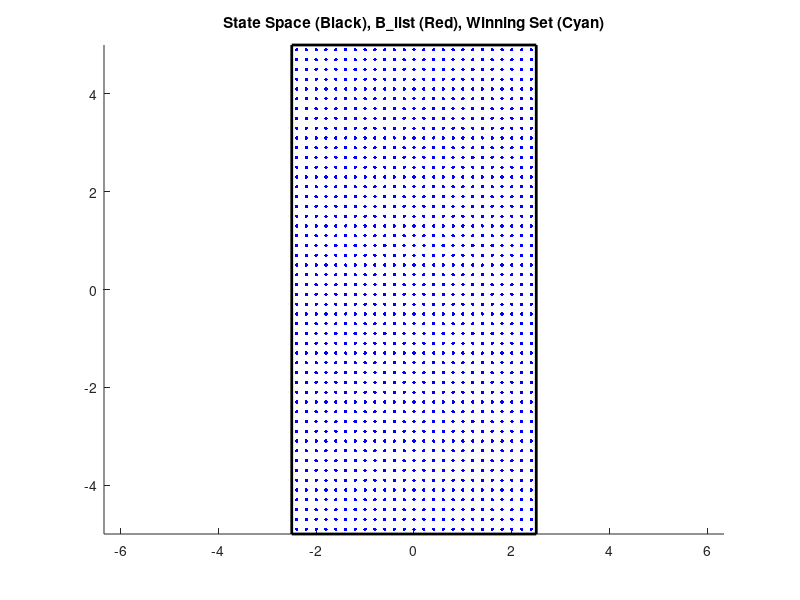

MATLAB code for this plot: (Note: this script raises an error after producing the figure.)
% Simulation of the hopping robot
%% run test.m first.
close all; clear all; clc;

load ts

%% Visualization and get initial condition from mouse

figure(1);
title('State Space (Black), B\_list (Red), Winning Set (Cyan)')
% Visualization of state space
bnd = M_X.bnd;
u = M_X.gridsize;
discr_bnd = M_X.discr_bnd;
[U,V] = meshgrid(bnd(1,:),bnd(2,:));
f=[1,2,4,3];
v = [U(:),V(:)];
patch('Faces',f,'Vertices',v,...
    'EdgeColor','black','FaceColor','none','LineWidth',2)

hold on;
x = linspace(discr_bnd(1,1),discr_bnd(1,2),discr_bnd(1,3));
y = linspace(discr_bnd(2,1),discr_bnd(2,2),discr_bnd(2,3));
[X,Y] = meshgrid(x,y);
plot(X,Y,'.b','markersize',8);
axis equal;
% Visualization of the target set
[x1,x2] = get_coord(B_list,M_X);
plot(x1,x2,'.r','markersize',12);    % nodes included

[U,V] = meshgrid([bnd_B(1,:)],[bnd_B(2,:)]);
f=[1,2,4,3];
v = [U(:),V(:)];
% norm ball
patch('Faces',f,'Vertices',v,...
    'EdgeColor','red','FaceColor','none','LineWidth',2);

% Visualization of winning set
[x1,x2] = get_coord(W,M_X);
plot(x1,x2,'.c','markersize',12);    % nodes included

[U,V] = meshgrid([bnd_B(1,:)],[bnd_B(2,:)]);
f=[1,2,4,3];
v = [U(:),V(:)];

%% Initialization
% initial state 
disp('Please select the initial point on the plot:')
[x,y]=ginput(1);
% x=-1.4;
% y=-4.5;
x0 = [x;y];
idx_x0 = mapping(x0,M_X,eta/2);
if(~ismember(idx_x0,W))
    error('x0 is beyond winning set.');
end
% x0 = W(1);

[x1,x2] =get_coord(idx_x0,M_X)
plot(x1,x2,'xb','markersize',10)

idx_x = idx_x0;
[x1,x2] = get_coord(idx_x,M_X);
xt = [x0];

idx_u = 0;
X_list = [];
U_list = [];
t_list = [];

Yt_list=[]; % record ode solution for animation
Yx_list=[]; % record ode solution for animation
%% hopping
disp('Simulating...');
t_span = 60;
for i = 1:t_span
    % visual (on the grid)
    % get the options of input 
%     disp(idx_x)
    u_option = cont.get_input(idx_x);
    % keep the same input if not necessary
    if(i==1||i>=2&&~ismember(U_list(end),u_option))
        idx_u = u_option(1);
    end
     
    u0 = get_coord(idx_u,M_U);    % get the coordinate of input
    y0 = [xt;u0];    % States for numerical integration
    
    yt = ode45(@odefun,[0,tau],y0);
    
    xt = yt.y(1:2,end); % destination in one step
    idx_x  = mapping(xt,M_X,eta/2);
    X_list = [X_list;idx_x]; % history of idx_x
    U_list = [U_list;idx_u]; % history of idx_u
    t_list = [t_list;i*tau];
    
    Yt_list = [Yt_list, (i-1)*tau + yt.x]; % time
    Yx_list = [Yx_list, yt.y]; % state
    % visual (time)
    
%     figure(1);
%     [x1,x2] = get_coord(idx_x,M_X);
%     plot(x1,x2,'xb','markersize',10);
%     hold on;
%     pause(0.2);
%     drawnow

    figure(2);
    plot((i-1)*tau+yt.x,yt.y(1,:),'r-'); % position red
    plot((i-1)*tau+yt.x,yt.y(2,:),'b-'); % velocity blue
    hold on;
    drawnow;
end
disp('Done.');

legend('Vel of Mass Center','Pos of Mass Center');
xlabel('t');
%% Trajectory in state space
disp('Trajectory:')
figure(1);

[x1,x2] = get_coord(X_list,M_X);
for i=1:length(x1)-1
    arrow('Start',[x1(i),x2(i)],'Stop',[x1(i+1),x2(i+1)],'Length',10,'TipAngle',5)
    pause(0.1);
end

%% Animation based on Plot
disp('Animation 1:')
animation

%% Animation based on Simulink
disp('Animation 2:')
u_list = get_coord(U_list,M_U);

save cont t_list u_list % used as input in simulink
len_leg1=h0/2;
len_leg2=sqrt(h0^2+(x1max-x1min+lmax)^2);
C = [1,0];
D=[0];
fre_hopping = pi/2/tau;
% u_list = zeros(ts.n_s,1);
% for i = 1:length(W)
%     tmp=cont.get_input(W(i));
%     u_list(W(i))=get_coord(tmp(1),M_U);
% end
% M_X.V = [];

% save cont u_list M_X
hopping_robot